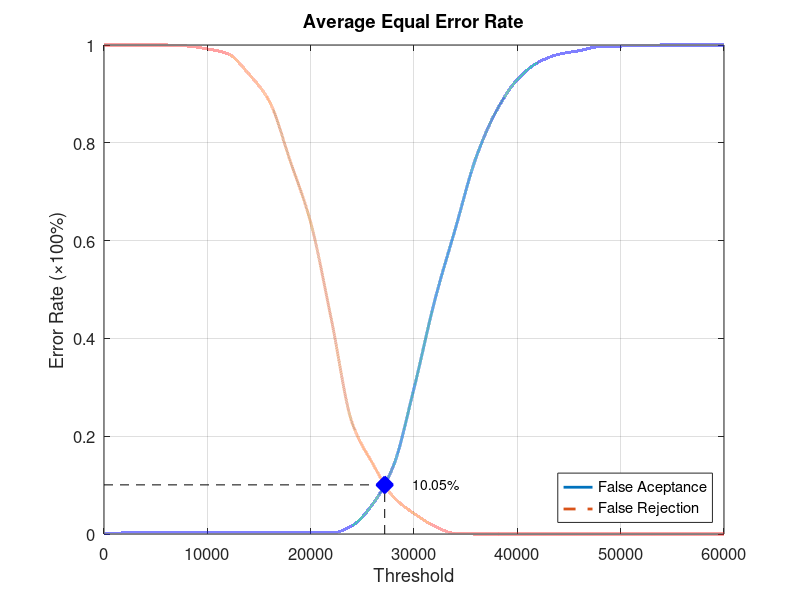
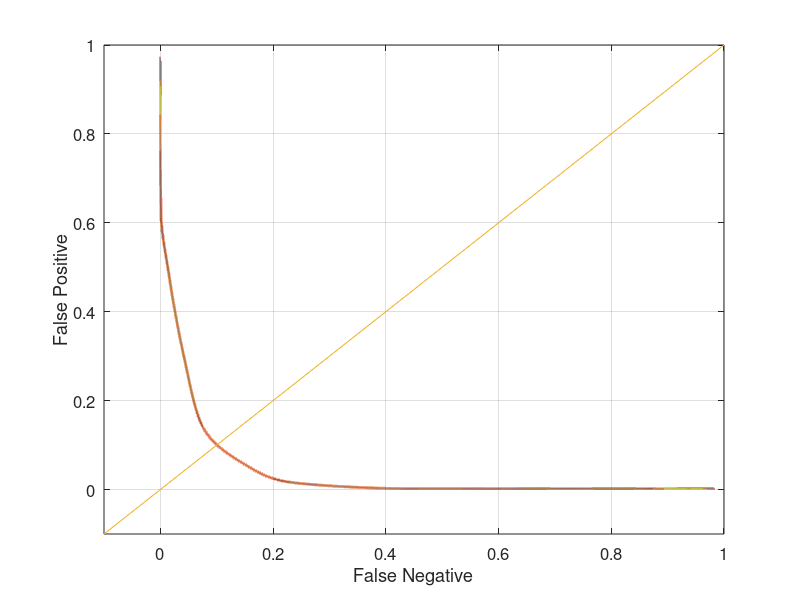

The MATLAB script that drew these images, in order:
function yEER = Database1Average
close all;
clear;
clc;
x = 0:2000:60000;
xq = 0:0.5:60000;

y0 = [0 0.00210526 0.00210526 0.00210526 0.00210526 0.00210526 0.00210526 0.00210526 0.00210526 0.00210526 0.00210526 0.00210526 0.0168421 0.0610526 0.138947 0.297895 0.476842 0.624211 0.769474 0.866316 0.929474 0.964211 0.981053 0.988421 0.996842 0.997895 0.998947 1 1 1 1];
yy0 = interp1(x, y0, xq, 'pchip');
y1 = [1 1 1 1 0.998 0.992 0.982 0.941 0.885 0.764 0.637 0.439 0.228 0.144 0.076 0.042 0.016 0.001 0 0 0 0 0 0 0 0 0 0 0 0 0];
yy1 = interp1(x, y1, xq, 'pchip');

% Calculating EER: 
y2 = abs(y0 - y1);
find(y2 == min(y2))
yy2 = abs(yy0 - yy1);
xEER = find(yy2 == min(yy2));
xEERIndex = xq(xEER) % X-axis EER
yEER = yy0(xEER) % Y-axis EER

main = figure
plot(xq, yy0,'-','LineWidth', 2);	hold on
plot(xq, yy1,'--','LineWidth', 2);	hold on
plot([xEERIndex xEERIndex], [0 yEER], 'k--');	hold on
plot([0 xEERIndex], [yEER yEER], 'k--');	hold on
plot(xEERIndex, yEER, 'bx', 'LineWidth', 10);	hold on
text(xEERIndex + 10 * xEERIndex / 100, yEER, [num2str(round((10000 * yEER)) / 100) '%'])
legend('False Aceptance', 'False Rejection', 'Location', 'SouthEast')
xlabel('Threshold')
ylabel('Error Rate (\times100%)')
title('Average Equal Error Rate')
set(gca, 'FontSize', 12)
axis([0 60000 0 1])
grid on

print(main, 'Database1AverageMain', '-dpng');
FNRxFPR = figure('Color', [1 1 1]);
plot(yy1, yy0, '-', yy1, yy0, 'LineWidth', 2);
hold on
y = -0.1:0.1:1
plot(y, y); 
set(gca, 'FontSize', 12)
xlabel('False Negative')
ylabel('False Positive')
axis([-0.1 1 -0.1 1])
set(gca, 'FontSize', 12)
grid on

print(FNRxFPR, 'Database1AverageFNRxFPR','-dpng');
end
